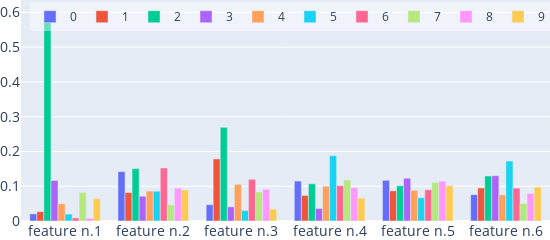

Notebook code for this chart:
### Code cell
#Plot the Shapley compositions as histograms

fig = explainer.shapley_histogram(figheight=220, figwidth=550)
fig.write_image(os.path.join(out_dir, 'ex_gt4_histo.pdf'))

### Figure 1 — Plotly figure (JSON) as saved in the notebook; plotly's stock layout.template omitted (floating-point values rounded to 4 significant figures)
{"data": [{"name": "0", "type": "bar", "x": ["feature n.1", "feature n.2", "feature n.3", "feature n.4", "feature n.5", "feature n.6"], "y": [0.02045, 0.142, 0.04674, 0.1149, 0.1169, 0.07582]}, {"name": "1", "type": "bar", "x": ["feature n.1", "feature n.2", "feature n.3", "feature n.4", "feature n.5", "feature n.6"], "y": [0.02688, 0.08175, 0.1785, 0.07343, 0.08674, 0.09499]}, {"name": "2", "type": "bar", "x": ["feature n.1", "feature n.2", "feature n.3", "feature n.4", "feature n.5", "feature n.6"], "y": [0.6036, 0.1506, 0.2693, 0.1071, 0.1012, 0.1294]}, {"name": "3", "type": "bar", "x": ["feature n.1", "feature n.2", "feature n.3", "feature n.4", "feature n.5", "feature n.6"], "y": [0.1164, 0.07123, 0.04072, 0.03592, 0.123, 0.1302]}, {"name": "4", "type": "bar", "x": ["feature n.1", "feature n.2", "feature n.3", "feature n.4", "feature n.5", "feature n.6"], "y": [0.04941, 0.08601, 0.1055, 0.09992, 0.08815, 0.07524]}, {"name": "5", "type": "bar", "x": ["feature n.1", "feature n.2", "feature n.3", "feature n.4", "feature n.5", "feature n.6"], "y": [0.01985, 0.08571, 0.03003, 0.1879, 0.06705, 0.1724]}, {"name": "6", "type": "bar", "x": ["feature n.1", "feature n.2", "feature n.3", "feature n.4", "feature n.5", "feature n.6"], "y": [0.008894, 0.1524, 0.1199, 0.1014, 0.0899, 0.09465]}, {"name": "7", "type": "bar", "x": ["feature n.1", "feature n.2", "feature n.3", "feature n.4", "feature n.5", "feature n.6"], "y": [0.08214, 0.04656, 0.08363, 0.118, 0.111, 0.05054]}, {"name": "8", "type": "bar", "x": ["feature n.1", "feature n.2", "feature n.3", "feature n.4", "feature n.5", "feature n.6"], "y": [0.008143, 0.09443, 0.09139, 0.09584, 0.1147, 0.0793]}, {"name": "9", "type": "bar", "x": ["feature n.1", "feature n.2", "feature n.3", "feature n.4", "feature n.5", "feature n.6"], "y": [0.06422, 0.08937, 0.03437, 0.0657, 0.1013, 0.09746]}], "layout": {"autosize": false, "bargroupgap": 0, "barmode": "group", "font": {"size": 14}, "height": 220, "legend": {"bgcolor": "rgba(255,255,255,0.4)", "font": {"size": 12}, "orientation": "h", "x": 1, "xanchor": "right", "y": 0.99, "yanchor": "top"}, "margin": {"b": 0, "l": 0, "r": 0, "t": 0}, "width": 550, "xaxis": {"autorange": true, "range": [-0.5, 5.5], "type": "category"}, "yaxis": {"autorange": true, "range": [0, 0.6354], "type": "linear"}}}
